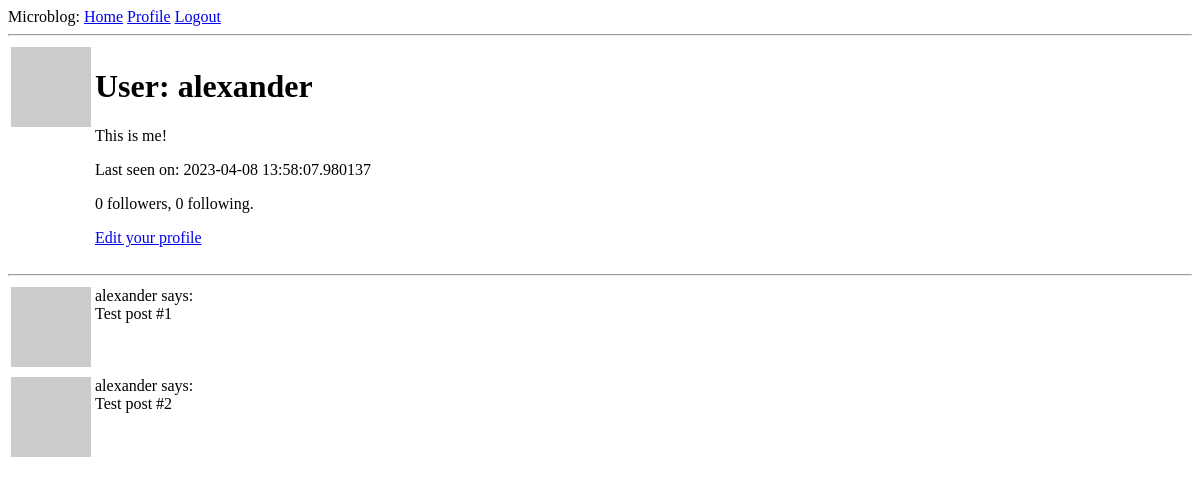
The app's page /user/alexander (signed in), older data.
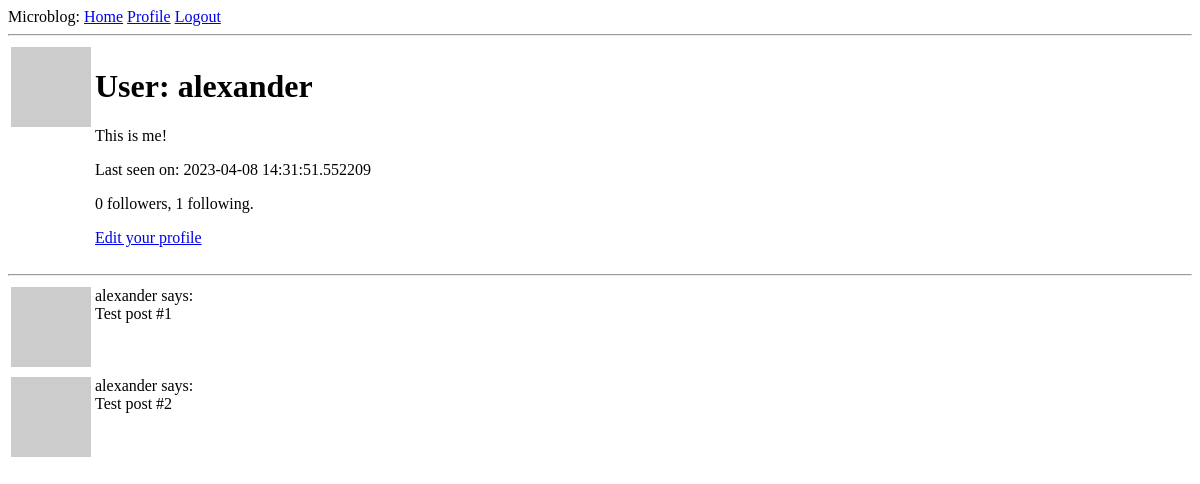
The same page, newer data.
### app/models.py (models this page shows, shortened)
class User(UserMixin, db.Model):
    id = db.Column(db.Integer, primary_key=True)
    username = db.Column(db.String(64), index=True, unique=True)
    email = db.Column(db.String(120), index=True, unique=True)
    password_hash = db.Column(db.String(128))
    posts = db.relationship('Post', backref='author', lazy='dynamic')
    about_me = db.Column(db.String(140))
    last_seen = db.Column(db.DateTime, default=datetime.utcnow)
    followed = db.relationship(
        'User', secondary=followers,
        primaryjoin=(followers.c.follower_id == id),
        secondaryjoin=(followers.c.followed_id == id),
        backref=db.backref('followers', lazy='dynamic'), lazy='dynamic')
    def avatar(self, size):
        digest = md5(self.email.lower().encode('utf-8')).hexdigest()
        return 'https://www.gravatar.com/avatar/{}?d=wavatar&s={}'.format(digest, size)

### app/routes.py (the view)
@app.route('/user/<username>')
@login_required
def user(username):
    user = User.query.filter_by(username=username).first_or_404()
    form = EmptyForm()
    posts = [
        {'author': user, 'body': 'Test post #1'},
        {'author': user, 'body': 'Test post #2'}
    ]
    return render_template('user.html', user=user, posts=posts, form=form)

### app/models.py (called while the page is built)
@login.user_loader
def load_user(id):
    return User.query.get(int(id))

### app/routes.py (called while the page is built)
@app.before_request
def before_request():
    if current_user.is_authenticated:
        current_user.last_seen = datetime.utcnow()
        db.session.commit()

### app/templates/user.html (shortened to what this page needs)
{% extends "base.html" %}
{% block content %}
    <table>
        <tr valign="top">
            <td><img src="{{ user.avatar(128) }}"></td>
            <td>
                <h1>User: {{ user.username }}</h1>
                {% if user.about_me %}<p>{{ user.about_me }}</p>{% endif %}
                {% if user.last_seen %}<p>Last seen on: {{ user.last_seen }}</p>{% endif %}
                <p>{{ user.followers.count() }} followers, {{ user.followed.count() }} following.</p>
                {% if user == current_user %}
                <p><a href="{{ url_for('edit_profile') }}">Edit your profile</a></p>
                {% endif %}
            </td>
        </tr>
    </table>
    <hr>
    {% for post in posts %}
        {% include '_post.html' %}
    {% endfor %}
{% endblock %}

### app/templates/base.html (shortened to what this page needs)
<!doctype html>
<html>
    <head>
    </head>
    <body>
        <div>
            Microblog:
            <a href="{{ url_for('index') }}">Home</a>
            {% if current_user.is_anonymous %}
            <a href="{{ url_for('login') }}">Login</a>
            {% else %}
            <a href="{{ url_for('user', username=current_user.username) }}">Profile</a>
            <a href="{{ url_for('logout') }}">Logout</a>
            {% endif %}
        </div>
        <hr>
        {% block content %}{% endblock %}
    </body>
</html>

### app/templates/_post.html
<table>
    <tr valign="top">
        <td><img src="{{ post.author.avatar(36) }}"></td>
        <td>{{ post.author.username }} says:<br>{{ post.body }}</td>
    </tr>
</table>

Row changes from the older to the newer data that the page shows:
changed User "alexander": last_seen "2023-04-08 13:58:07.980137" → "2023-04-08 14:31:51.552209"
Text that changed along with them:
{{ user.followed.count() }}: "0" → "1"
